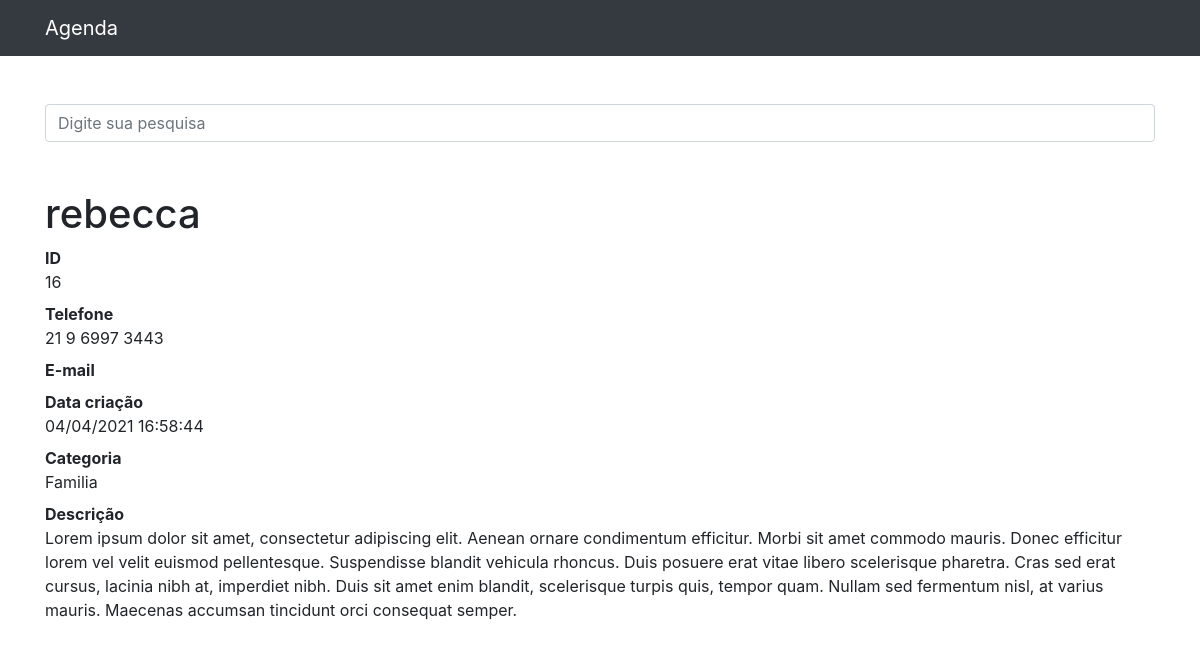
The page /16 on the database its author committed.
### contatos/models.py (models this page shows, shortened)
class Contato(models.Model):
    nome = models.CharField(max_length=255)
    sobrenome = models.CharField(max_length=255, blank=True)
    telefone = models.CharField(max_length=255)
    email = models.CharField(max_length=255, blank=True)
    data_criacao = models.DateTimeField(default=timezone.now)
    descricao = models.CharField(max_length=255, blank=True)
    categoria = models.ForeignKey(Categoria, on_delete=models.DO_NOTHING)
    mostrar = models.BooleanField(default=True)
    foto = models.ImageField(blank=True, upload_to='fotos/%Y/%m/')

class Categoria(models.Model):
    nome = models.CharField(max_length=255)
    def __str__(self):
        return self.nome

### contatos/views.py (the view)
# urls.py: path('<int:contato_id>', views.ver_contato, name='ver_contato'),
def ver_contato(request, contato_id):
    contato = get_object_or_404(Contato, id=contato_id)
    if not contato.mostrar:
        raise Http404()
    return render(request, 'contatos/ver_contato.html', {
        'contato': contato
    })

### contatos/templates/contatos/ver_contato.html (shortened to what this page needs)
 {% extends 'base.html' %}
 {% block conteudo %}
  <h1 class="mt-5">{{ contato.nome }} {{ contato.sobrenome }} </h1>
        <dl>
          <dt>ID</dt>
          <dd>{{ contato.id }}</dd>
          <dt>Telefone</dt>
          <dd>{{ contato.telefone }}</dd>
          <dt>E-mail</dt>
          <dt>Data criação</dt>
          <dd>{{ contato.data_criacao|date:'d/m/Y H:i:s' }}</dd>
          <dt>Categoria</dt>
          <dd>{{ contato.categoria }}</dd>
          <dt>Descrição</dt>
          <dd>{{ contato.descricao }}
            Lorem ipsum dolor sit amet, consectetur adipiscing elit. Aenean ornare condimentum efficitur. Morbi sit amet
            commodo mauris. Donec efficitur lorem vel velit euismod pellentesque. Suspendisse blandit vehicula rhoncus.
            Duis posuere erat vitae libero scelerisque pharetra. Cras sed erat cursus, lacinia nibh at, imperdiet nibh.
            Duis sit amet enim blandit, scelerisque turpis quis, tempor quam. Nullam sed fermentum nisl, at varius
            mauris. Maecenas accumsan tincidunt orci consequat semper.
          </dd>
        </dl>
 {%endblock%}

### rows shown on the page
Contato: nome "rebecca", id "16", telefone "21 9 6997 3443", data_criacao "04/04/2021 16:58:44", categoria "Familia"
